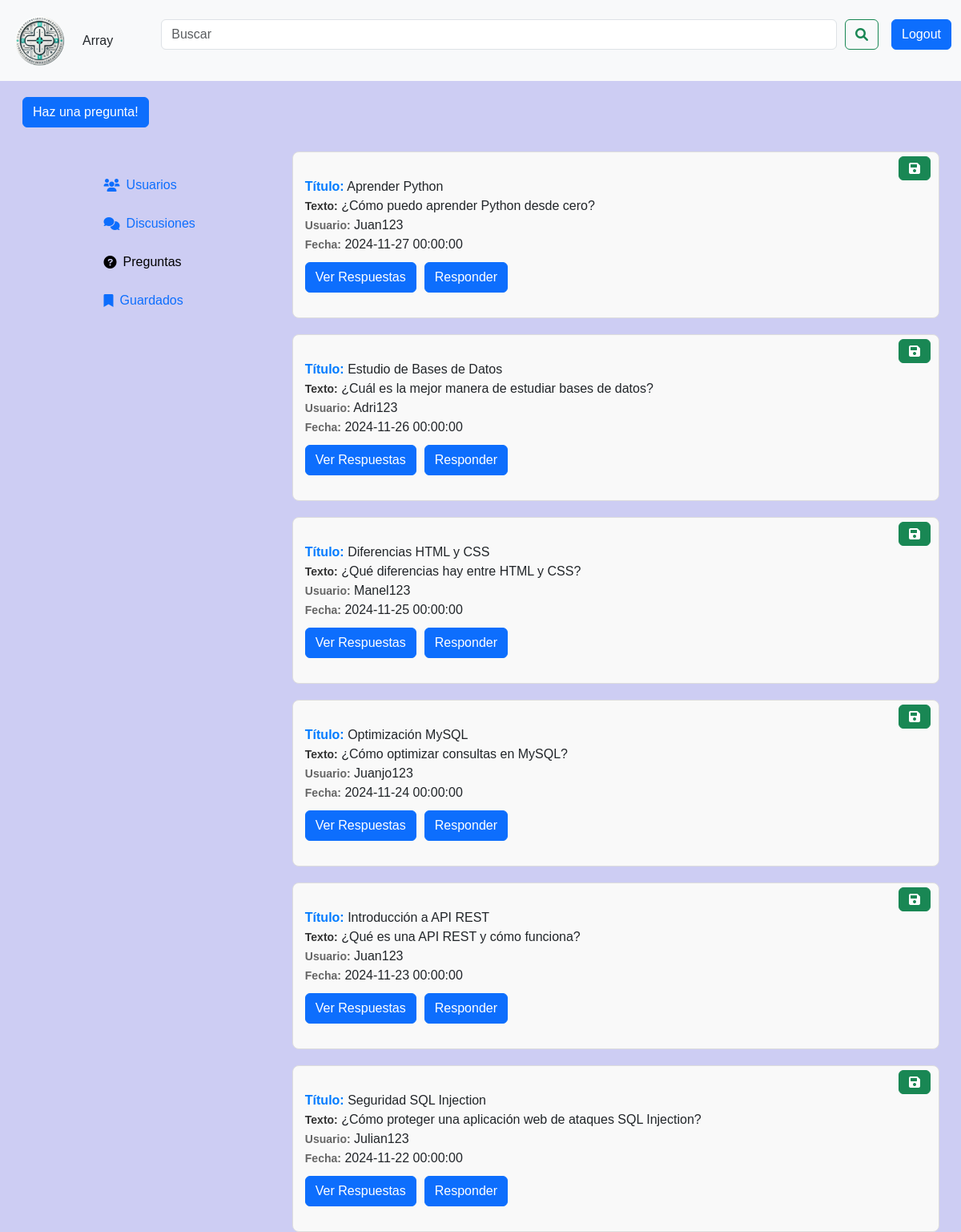
Screenshot of /paginas/preguntas.php (signed in) with the database file from the repository.
### tables this page shows
CREATE TABLE tbl_preguntas( 
    id_preguntas INT PRIMARY KEY AUTO_INCREMENT NOT NULL,
    texto_preguntas VARCHAR(255) NOT NULL,
    titulo_preguntas VARCHAR(150) NOT NULL,
    estado_preguntas ENUM ('no respondida', 'respondida') NOT NULL DEFAULT 'no respondida',
    guardar_preguntas ENUM ('no guardada' , 'guardada') NOT NULL DEFAULT 'no guardada',
    fecha_preguntas DATETIME NOT NULL DEFAULT CURRENT_TIMESTAMP,
    id_usuario INT NOT NULL,
    FOREIGN KEY (id_usuario) REFERENCES tbl_usuarios(id_usuario)
);

CREATE TABLE tbl_usuarios (
    id_usuario INT PRIMARY KEY AUTO_INCREMENT NOT NULL,
    nombre_usuario VARCHAR(50),
    nombreReal_usuario VARCHAR(70),
    telf_usuario CHAR(9),
    psswd_usuario VARCHAR(60)
);

### paginas/preguntas.php (the view, shortened to what this page needs)
<?php
include_once '../conexion/conexion.php';
?>
<html lang="en">
<head>
    <link href="https://cdn.jsdelivr.net/npm/bootstrap@5.3.3/dist/css/bootstrap.min.css" rel="stylesheet"
>
    <link href="https://cdnjs.cloudflare.com/ajax/libs/font-awesome/6.0.0-beta3/css/all.min.css" rel="stylesheet">
    <link rel="stylesheet" href="../css/styles.css">
</head>
<body>
    <nav class="navbar navbar-expand-lg bg-body-tertiary">
        <div class="container-fluid">
            <a class="navbar-brand" href="../index.php"><img src="../img/nav_logo.png" id="nav_img" alt="Logo"></a>
            <?php
            if (!isset($_SESSION['usuario'])) {
                ?>
                <form action="./entrada/login.php">
                    <?php
                    echo '<button class="btn btn-primary ms-3">Login</button>';
                    ?>
                </form>
                <?php
            } else {
                echo $_SESSION['usuario'];
            }
            ?>
            <div class="collapse navbar-collapse" id="navbarSupportedContent">
                <form class="d-flex w-100" role="search">
                    <input class="form-control search-bar" type="search" placeholder="Buscar" aria-label="Search">
                    <button class="btn btn-outline-success" type="submit"><i
                            class="fa-solid fa-magnifying-glass"></i></button>
                </form>
            </div>
            <form action="../paginas/cerrar_sesion.php" method="POST">
                <input type="submit" value="Logout" class="btn btn-primary ms-3" name="logout">
            </form>
        </div>
    </nav>
    <div class="container">
        <div class="preguntas-contenedor">
            <div class="insert-pregunta-btn-container">
                <form action="form_insertar_pregunta.php" method="POST">
                    <button type="submit" name="insertPreg" class="btn btn-primary ms-3">Haz una pregunta!</button>
                </form>
            </div>
            <div class="barra-izquierda">
                <a href="" name="usuarios" class="d-flex align-items-center text-decoration-none">
                    <i class="fa-solid fa-users me-2"></i><span>Usuarios</span>
                </a>
                <br>
                <a href="" name="discusiones" class="d-flex align-items-center text-decoration-none">
                    <i class="fa-solid fa-comments me-2"></i><span>Discusiones</span>
                </a>
                <br>
                <a href="" name="preguntas" class="d-flex align-items-center text-decoration-none">
                    <i class="fa-solid fa-question-circle me-2"></i><span>Preguntas</span>
                </a>
                <br>
                <a href="" name="guardados" class="d-flex align-items-center text-decoration-none">
                    <i class="fa-solid fa-bookmark me-2"></i><span>Guardados</span>
                </a>
            </div>
            <div class="barra-derecha">
                <?php
                try {
                    $stmt = $conexion->query("SELECT id_preguntas, titulo_preguntas, texto_preguntas, fecha_preguntas, tbl_preguntas.id_usuario, nombre_usuario
                    FROM tbl_preguntas
                    INNER JOIN tbl_usuarios ON tbl_preguntas.id_usuario = tbl_usuarios.id_usuario ORDER BY fecha_preguntas DESC");
                    $preguntas = $stmt->fetchAll(PDO::FETCH_ASSOC);
                    if (empty($preguntas)) {
                        echo "No hay preguntas en este momento";
                    } else {
                        echo '<ul style="list-style-type: none; padding: 0;">';
                        foreach ($preguntas as $pregunta) {
                            echo '<li class="pregunta-container" style="margin-bottom: 20px; position: relative;">';
                            echo '<form action="guardar_preguntas.php" method="post">';
                                echo '<button class="btn btn-success" style="position: absolute; top: 5px; right: 10px;">';
                                echo '<i class="fas fa-save"></i> ';
                            echo '</button>';
                            echo '</form>';
                            echo '<strong style="font-size: 16px; color: #007BFF;">Título:</strong> ' . htmlspecialchars($pregunta['titulo_preguntas']) . '<br>';
                            echo '<strong style="font-size: 14px; color: #333;">Texto:</strong> ' . htmlspecialchars($pregunta['texto_preguntas']) . '<br>';
                            echo '<strong style="font-size: 14px; color: #666;">Usuario:</strong> ' . htmlspecialchars($pregunta['nombre_usuario']) . '<br>';
                            echo '<strong style="font-size: 14px; color: #666;">Fecha:</strong> ' . htmlspecialchars($pregunta['fecha_preguntas']) . '<br>';
                            echo '<div class="button-group" style="display: flex; justify-content: space-between; align-items: center; margin-top: 10px;">';
                            echo '<div style="display: flex; gap: 10px;">';
                            echo '<form action="verRespuestas.php" method="POST">';
                            echo '<button type="submit" name="verRespuesta" class="btn btn-primary">Ver Respuestas</button>';
                            echo '</form>';
                            echo '<form action="form_insertar_respuesta.php" method="POST">';
                            echo '<button type="submit" name="respuesta" class="btn btn-primary">Responder</button>';
                            echo '</form>';
                            echo '</div>';
                            echo '</div>';
                            echo '</li>';
                        }
                        echo '</ul>';
                    }
                } catch (PDOException $e) {
                    echo 'Error en la consulta: ' . $e->getMessage();
                }
                ?>
            </div>
        </div>
    </div>
</body>
</html>

### css/styles.css (style rules this page uses)
body { background-color: rgb(205, 205, 243); font-family: Arial, sans-serif; }
#nav_img { height: 75px; width: 75px; }
.search-bar { margin-right: 10px; margin-left: 60px; }
.container { max-width: 100%; }
.barra-izquierda { float: left; padding-left: 10%; height: 100vh; width: 30%; padding-top: 10px; text-align: center; margin-top: 20px; }
.barra-derecha { float: right; padding-right: 10%; height: 100vh; width: 70%; }
.pregunta-container { margin-bottom: 20px; padding: 15px; border: 1px solid #ddd; border-radius: 8px; background-color: #f9f9f9; position: relative; }

### paginas/preguntas.php (style rules this page uses)
.barra-izquierda a[name="preguntas"] i, .barra-izquierda a[name="preguntas"] span { color: black; }
.pregunta-container { margin-bottom: 20px; padding: 15px; border: 1px solid #ddd; border-radius: 8px; background-color: #f9f9f9; position: relative; }
.preguntas-contenedor { margin-top: 30px; }
.insert-pregunta-btn-container { position: relative; top: -10px; right: 0; z-index: 10; margin-bottom: 20px; }
.barra-derecha { padding-right: 15px; }
.navbar { margin-bottom: 30px; }

### rows the page displays
tbl_preguntas: titulo_preguntas "Aprender Python", texto_preguntas "¿Cómo puedo aprender Python desde cero?", id_usuario.nombre_usuario "Juan123", fecha_preguntas "2024-11-27 00:00:00"
tbl_preguntas: titulo_preguntas "Estudio de Bases de Datos", texto_preguntas "¿Cuál es la mejor manera de estudiar bases de datos?", id_usuario.nombre_usuario "Adri123", fecha_preguntas "2024-11-26 00:00:00"
tbl_preguntas: titulo_preguntas "Diferencias HTML y CSS", texto_preguntas "¿Qué diferencias hay entre HTML y CSS?", id_usuario.nombre_usuario "Manel123", fecha_preguntas "2024-11-25 00:00:00"
tbl_preguntas: titulo_preguntas "Optimización MySQL", texto_preguntas "¿Cómo optimizar consultas en MySQL?", id_usuario.nombre_usuario "Juanjo123", fecha_preguntas "2024-11-24 00:00:00"
tbl_preguntas: titulo_preguntas "Introducción a API REST", texto_preguntas "¿Qué es una API REST y cómo funciona?", id_usuario.nombre_usuario "Juan123", fecha_preguntas "2024-11-23 00:00:00"
tbl_preguntas: titulo_preguntas "Seguridad SQL Injection", texto_preguntas "¿Cómo proteger una aplicación web de ataques SQL Injection?", id_usuario.nombre_usuario "Julian123", fecha_preguntas "2024-11-22 00:00:00"

### other values shown
$_SESSION['usuario'] "Array"
